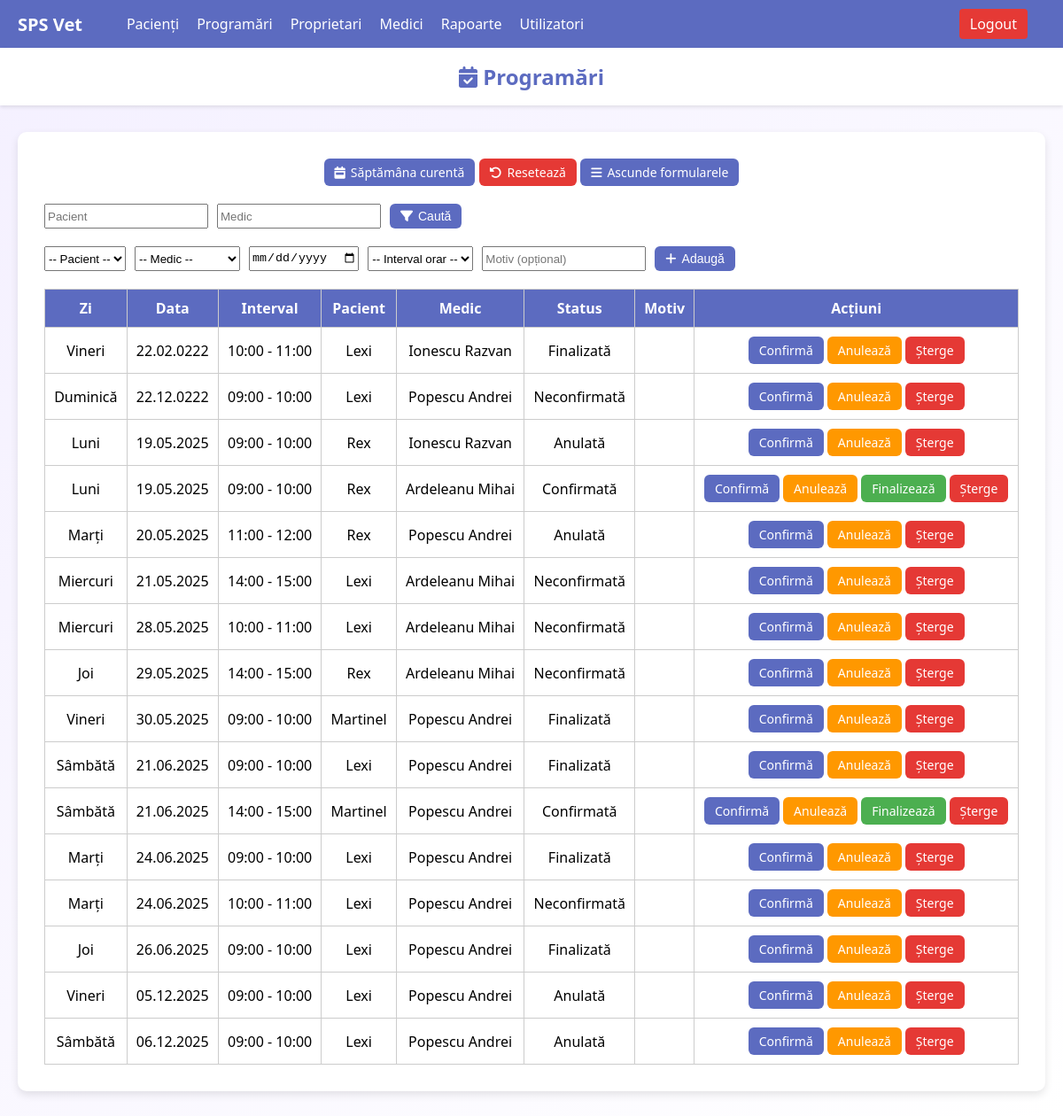
The app's page /proiectphp/programari.php (signed in) with its own data.
### tables this page shows
CREATE TABLE `programari` (
  `id` int(11) NOT NULL,
  `pacient_id` int(11) NOT NULL,
  `medic_id` int(11) NOT NULL,
  `data` date NOT NULL,
  `interval_orar` varchar(50) NOT NULL,
  `status` enum('neconfirmată','confirmată','anulată','finalizată') DEFAULT 'neconfirmată',
  `motiv` varchar(255) DEFAULT NULL
);

CREATE TABLE `pacienti` (
  `id` int(11) NOT NULL,
  `numar_fisa` varchar(50) DEFAULT NULL,
  `data_inregistrare` date DEFAULT NULL,
  `nume` varchar(100) DEFAULT NULL,
  `specie` varchar(50) DEFAULT NULL,
  `rasa` varchar(50) DEFAULT NULL,
  `sex` enum('M','F') DEFAULT NULL,
  `greutate` float DEFAULT NULL,
  `culoare` varchar(50) DEFAULT NULL,
  `varsta` int(11) DEFAULT NULL,
  `microcip` varchar(50) DEFAULT NULL,
  `boli_cronice` text DEFAULT NULL,
  `proprietar_id` int(11) DEFAULT NULL
);

CREATE TABLE `medici` (
  `id` int(11) NOT NULL,
  `nume` varchar(50) NOT NULL,
  `prenume` varchar(50) NOT NULL,
  `telefon` varchar(20) DEFAULT NULL,
  `email` varchar(100) DEFAULT NULL
);

### proiectphp/functions.php (called while the page is built, shortened)
<?php
function check_login($con)
{
    if (isset($_SESSION['user_id'])) {
        $id = $_SESSION['user_id'];
        $query = "SELECT * FROM users WHERE user_id = '$id' LIMIT 1";
        $result = mysqli_query($con, $query);
        if ($result && mysqli_num_rows($result) > 0) {
            $user_data = mysqli_fetch_assoc($result);
            return $user_data;
        }
    }
    die;
}

### proiectphp/programari.php (the view, shortened to what this page needs)
<?php
include("connection.php");
include("header.php");
function zi_romana($data) {
  $zile = ['Duminică','Luni','Marți','Miercuri','Joi','Vineri','Sâmbătă'];
  return $zile[date('w', strtotime($data))];
}
$ascunde_formulare = isset($_GET['formulare']) && $_GET['formulare'] == 'ascunse';
$where = "WHERE 1=1";
$programari = mysqli_query($con, "
  SELECT p.*, pa.nume AS pacient_nume, m.nume AS medic_nume, m.prenume AS medic_prenume
  FROM programari p
  JOIN pacienti pa ON p.pacient_id = pa.id
  JOIN medici m ON p.medic_id = m.id
  $where
  ORDER BY p.data, p.interval_orar
");
?>
<!DOCTYPE html>
<html lang="ro">
<head>
  <link rel="stylesheet" href="https://cdnjs.cloudflare.com/ajax/libs/font-awesome/6.5.0/css/all.min.css">
</head>
<body>
<div class="top-bar">
  <h2><i class="fas fa-calendar-check"></i> Programări</h2>
</div>
<div class="container">
  <div class="center-btns">
    <a href="programari.php?saptamana=curenta" class="btn blue"><i class="fas fa-calendar-week"></i> Săptămâna curentă</a>
    <a href="programari.php" class="btn red"><i class="fas fa-rotate-left"></i> Resetează</a>
    <a href="programari.php?<?= $ascunde_formulare ? '' : 'formulare=ascunse' ?>" class="btn blue">
      <i class="fas fa-bars"></i> <?= $ascunde_formulare ? 'Arată formularele' : 'Ascunde formularele' ?>
    </a>
  </div>
  <?php if (!$ascunde_formulare): ?>
  <form method="GET" style="margin-bottom: 20px; display:flex; gap:10px; flex-wrap:wrap">
    <input type="text" name="pacient" placeholder="Pacient" value="<?= $_GET['pacient'] ?? '' ?>">
    <input type="text" name="medic" placeholder="Medic" value="<?= $_GET['medic'] ?? '' ?>">
    <button type="submit" class="btn blue"><i class="fas fa-filter"></i> Caută</button>
  </form>
  <form method="POST" style="margin-bottom: 20px; display:flex; gap:10px; flex-wrap:wrap">
    <select name="pacient_id" required>
      <option value="">-- Pacient --</option>
    </select>
    <select name="medic_id" required>
      <option value="">-- Medic --</option>
    </select>
    <input type="date" name="data" required>
    <select name="interval_orar" required>
      <option value="">-- Interval orar --</option>
    </select>
    <input type="text" name="motiv" placeholder="Motiv (opțional)">
    <button type="submit" name="adauga" class="btn blue"><i class="fas fa-plus"></i> Adaugă</button>
  </form>
  <?php endif; ?>
  <table>
    <thead>
      <tr>
        <th>Zi</th>
        <th>Data</th>
        <th>Interval</th>
        <th>Pacient</th>
        <th>Medic</th>
        <th>Status</th>
        <th>Motiv</th>
        <th>Acțiuni</th>
      </tr>
    </thead>
    <tbody>
    <?php while ($p = mysqli_fetch_assoc($programari)): ?>
      <tr>
        <td><?= zi_romana($p['data']) ?></td>
        <td><?= date("d.m.Y", strtotime($p['data'])) ?></td>
        <td><?= htmlspecialchars($p['interval_orar']) ?></td>
        <td><?= htmlspecialchars($p['pacient_nume']) ?></td>
        <td><?= htmlspecialchars($p['medic_nume'] . ' ' . $p['medic_prenume']) ?></td>
        <td><?= ucfirst($p['status']) ?></td>
        <td><?= htmlspecialchars($p['motiv']) ?></td>
        <td>
          <div style="display: flex; gap: 4px; flex-wrap: wrap; justify-content:center">
            <a href="?confirma=<?= $p['id'] ?>" class="btn blue" title="Confirmă">Confirmă</a>
            <a href="?anuleaza=<?= $p['id'] ?>" class="btn orange" title="Anulează">Anulează</a>
            <?php if ($p['status'] == 'confirmată'): ?>
              <a href="?finalizeaza=<?= $p['id'] ?>" class="btn green" title="Finalizează">Finalizează</a>
            <?php endif; ?>
            <a href="?sterge=<?= $p['id'] ?>" class="btn red" title="Șterge" onclick="return confirm('Sigur vrei să ștergi?')">Șterge</a>
          </div>
        </td>
      </tr>
    <?php endwhile; ?>
    </tbody>
  </table>
</div>
</body>
</html>

### proiectphp/header.php (shortened to what this page needs)
<?php
require_once("connection.php");
require_once("functions.php");
$user_data = check_login($con);
?>
<div class="navbar">
  <div class="logo"><a href="index.php">SPS Vet</a></div>
  <a href="lista_pacienti.php">Pacienți</a>
  <a href="programari.php">Programări</a>
  <a href="proprietari.php">Proprietari</a>
  <a href="medici.php">Medici</a>
  <?php if (isset($user_data['is_admin']) && $user_data['is_admin'] == 1): ?>
    <div class="dropdown">
      <a href="#">Rapoarte</a>
    </div>
    <a href="admin.php">Utilizatori</a>
  <?php endif; ?>
  <a href="logout.php" class="logout">Logout</a>
</div>

### proiectphp/header.php (style rules this page uses)
.navbar { background-color: #5c6bc0; padding: 10px 20px; display: flex; align-items: center; color: white; flex-wrap: wrap; }
.navbar .logo { font-size: 20px; font-weight: bold; margin-right: 30px; }
.navbar .logo a, .navbar a { color: white; text-decoration: none; margin-right: 20px; }
.navbar .logout { margin-left: auto; background-color: #e53935; padding: 6px 12px; border-radius: 4px; }
.dropdown { position: relative; display: inline-block; }

### proiectphp/programari.php (style rules this page uses)
body { font-family: 'Segoe UI', sans-serif; background: linear-gradient(to bottom right, #f4f0ff, #ffffff); margin: 0; }
.top-bar { background: white; padding: 16px 30px; text-align: center; box-shadow: 0 2px 4px rgba(0,0,0,0.1); }
.top-bar h2 { margin: 0; color: #5c6bc0; }
.btn { padding: 6px 12px; border-radius: 6px; border: none; cursor: pointer; text-decoration: none; color: white; font-size: 14px; display: inline-flex; align-items: center; gap: 6px; }
.btn.blue { background: #5c6bc0; }
.btn.red { background: #e53935; }
.btn.orange { background: #ff9800; }
.btn.green { background: #4caf50; }
.container { max-width: 1100px; margin: 30px auto; background: white; padding: 30px; border-radius: 10px; box-shadow: 0 4px 10px rgba(0,0,0,0.1); }
table { width: 100%; border-collapse: collapse; margin-top: 20px; }
th, td { padding: 10px; border: 1px solid #ccc; text-align: center; }
th { background: #5c6bc0; color: white; }
.center-btns { text-align: center; margin-bottom: 20px; }

### records on screen
programari: data "Vineri", data "22.02.0222", interval_orar "10:00 - 11:00", pacient.nume "Lexi", medic.prenume "Ionescu Razvan", status "Finalizată"
programari: data "Duminică", data "22.12.0222", interval_orar "09:00 - 10:00", pacient.nume "Lexi", medic.prenume "Popescu Andrei", status "Neconfirmată"
programari: data "Luni", data "19.05.2025", interval_orar "09:00 - 10:00", pacient.nume "Rex", medic.prenume "Ionescu Razvan", status "Anulată"
programari: data "Luni", data "19.05.2025", interval_orar "09:00 - 10:00", pacient.nume "Rex", medic.prenume "Ardeleanu Mihai", status "Confirmată"
programari: data "Marți", data "20.05.2025", interval_orar "11:00 - 12:00", pacient.nume "Rex", medic.prenume "Popescu Andrei", status "Anulată"
programari: data "Miercuri", data "21.05.2025", interval_orar "14:00 - 15:00", pacient.nume "Lexi", medic.prenume "Ardeleanu Mihai", status "Neconfirmată"
programari: data "Miercuri", data "28.05.2025", interval_orar "10:00 - 11:00", pacient.nume "Lexi", medic.prenume "Ardeleanu Mihai", status "Neconfirmată"
programari: data "Joi", data "29.05.2025", interval_orar "14:00 - 15:00", pacient.nume "Rex", medic.prenume "Ardeleanu Mihai", status "Neconfirmată"
programari: data "Vineri", data "30.05.2025", interval_orar "09:00 - 10:00", pacient.nume "Martinel", medic.prenume "Popescu Andrei", status "Finalizată"
programari: data "Sâmbătă", data "21.06.2025", interval_orar "09:00 - 10:00", pacient.nume "Lexi", medic.prenume "Popescu Andrei", status "Finalizată"
programari: data "Sâmbătă", data "21.06.2025", interval_orar "14:00 - 15:00", pacient.nume "Martinel", medic.prenume "Popescu Andrei", status "Confirmată"
programari: data "Marți", data "24.06.2025", interval_orar "09:00 - 10:00", pacient.nume "Lexi", medic.prenume "Popescu Andrei", status "Finalizată"
programari: data "Marți", data "24.06.2025", interval_orar "10:00 - 11:00", pacient.nume "Lexi", medic.prenume "Popescu Andrei", status "Neconfirmată"
programari: data "Joi", data "26.06.2025", interval_orar "09:00 - 10:00", pacient.nume "Lexi", medic.prenume "Popescu Andrei", status "Finalizată"
programari: data "Vineri", data "05.12.2025", interval_orar "09:00 - 10:00", pacient.nume "Lexi", medic.prenume "Popescu Andrei", status "Anulată"
programari: data "Sâmbătă", data "06.12.2025", interval_orar "09:00 - 10:00", pacient.nume "Lexi", medic.prenume "Popescu Andrei", status "Anulată"
